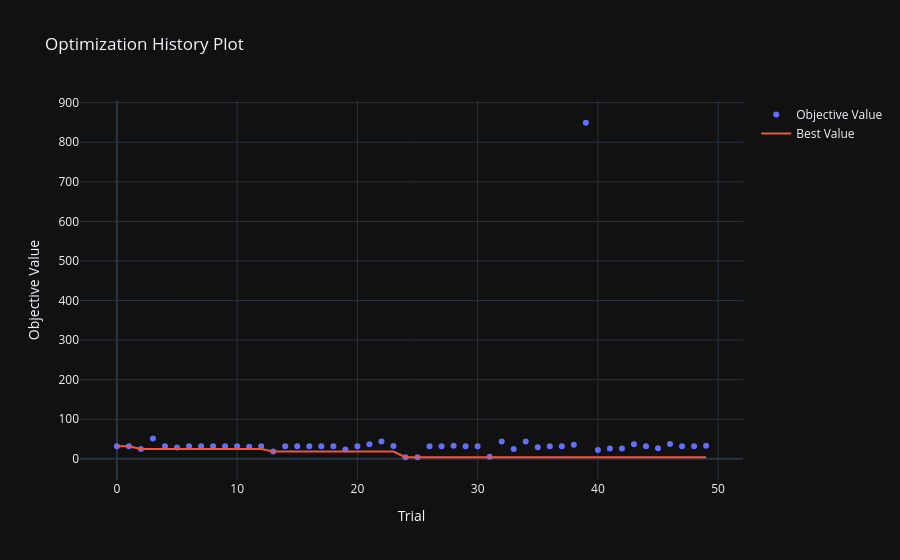
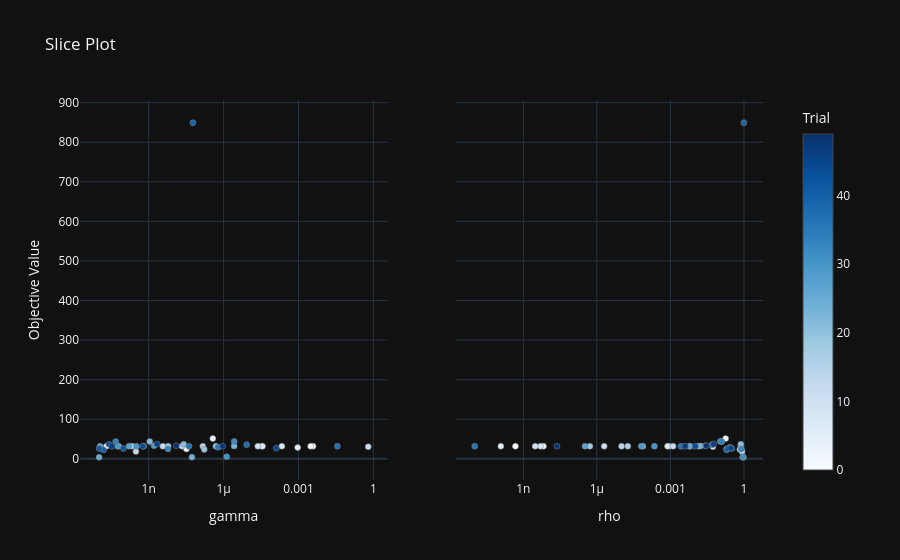

The code cell stored with these charts, in order, in its notebook:
### Code cell
RMS1 = RMSProp(func1, Table(pd.DataFrame(), ["X","Y","Rho","Gamma","Iteration","Z min", "Z max","Z end"]))
RMS1.run()
